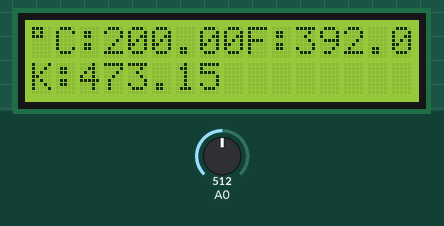
This sketch was run on a simulated Arduino Uno, built with avr-gcc and run on an emulated ATmega328P. On the bench: 16×2 character LCD. Inputs (shaded band) come from the test bench; at power-on: A0 = 512.

Above: at 1.2 s.
1.3 s: A0 set to 716
At 2.5 s:
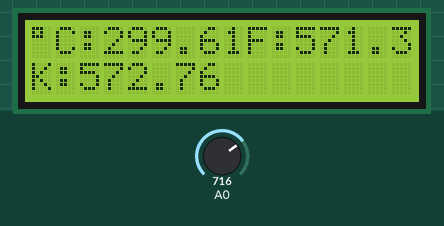
3.5 s: A0 set to 900
At 4.5 s:
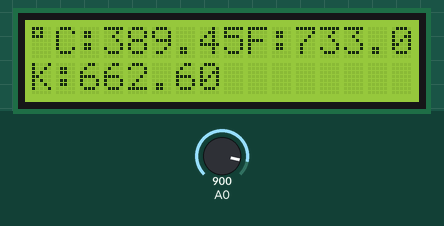
5.6 s: A0 set to 1023
At 6.6 s:
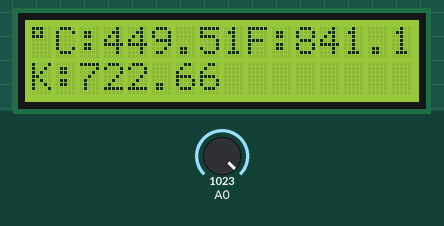
Timing chart, 0 to 8.6 s (numbered marks = the images above; inputs shaded):
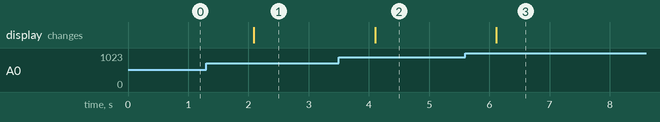

Measured:
- after the input at 1.3 s, the display: changes after 0.79 s (image 1)
- after the input at 3.5 s, the display: changes after 0.60 s (image 2)
- after the input at 5.6 s, the display: changes after 0.52 s (image 3)

The sketch:

COMP444_4B_temperatureSensor_Kelvin.ino
```cpp
#include <LiquidCrystal.h>
LiquidCrystal lcd(13, 12, 11, 10, 9, 8);

float voltage = 0;
float degreesC = 0;
float degreesF = 0;
float degreesK = 0;

void setup() {

  lcd.begin(16, 2);
  lcd.clear();
}

void loop() {
  voltage = analogRead(A0) * 0.004882813;
  degreesC = (voltage - 0.5) * 100.0;
  degreesF = degreesC * (9.0 / 5.0) + 32.0;
  degreesK = degreesC + 273.15;

  lcd.clear();

  lcd.setCursor(0, 0);
  lcd.print((char)223);  // code for degree symbol
  lcd.setCursor(1, 0);
  lcd.print("C:");
  lcd.print(degreesC);

  lcd.setCursor(9, 0);
  lcd.print("F:");
  lcd.print(degreesF);

  lcd.setCursor(0, 1);
  lcd.print("K:");
  lcd.print(degreesK);

  delay(1000);
}
```
